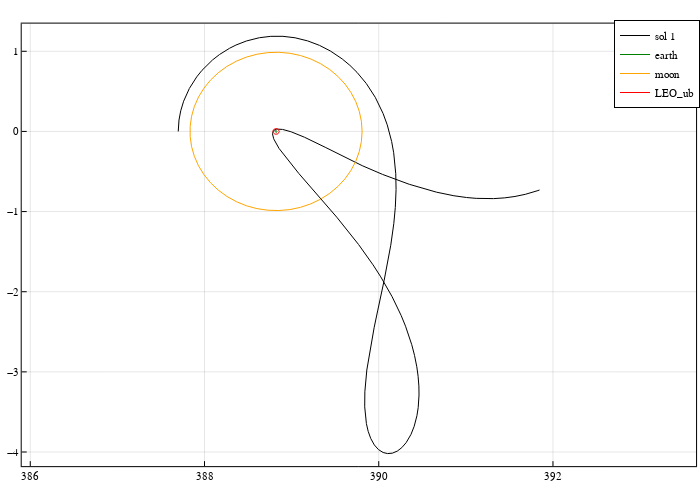

Source (notebook cell):
### Markdown cell above
### FOR loop for the database generation

### Code cell
ptraj = plot(size=(700,500), frame_style=:box, aspect_ratio=:equal, grid=0.2)

for i in 1:size(grids)[1]
    prob = remake(prob_base, u0=grids[i][5], p=[param3b.mu2, param3b.mus, param3b.as, pi - grids[i][4], param3b.oml, param3b.omb, 0.0, 0.0, 0.0, 0.0, 0.0])
    sol = SailorMoon.integrate_rk4(prob, 0.001, cbs)
    plot!(ptraj, hcat(sol.u...)[1,:], hcat(sol.u...)[2,:], color=:black, label="sol $i")

    if sol.t[end] > -tof_bck
        plot!(ptraj, hcat(sol.u...)[1,:], hcat(sol.u...)[2,:], color=:black, label="sol $i")
        
    end
end
    
moon = plot_circle(1-param3b.mu2, param3b.as , 0.0)
earth = plot_circle(param3b.mu2, param3b.as, 0.0)
LEO_ub = plot_circle(3*param3b.mu2, param3b.as, 0.0)

# plot!(ptraj, hcat(sol_bck.u...)[1,:], hcat(sol_bck.u...)[2,:], color=:deeppink, label="RK4")
# plot!(ptraj, Array(sol)[1,:], Array(sol)[2,:], color=:blue, linewidth=1.0, label="sol", linestyle=:solid)

plot!(ptraj, earth[1,:], earth[2,:], c=:green, lw=1.0, label="earth")
plot!(ptraj, moon[1,:], moon[2,:], c=:orange, lw=1.0, label="moon")
plot!(ptraj, LEO_ub[1,:], LEO_ub[2,:], c=:red, lw=1.0, label="LEO_ub")

ptraj

### Figure 1 — Plotly figure (JSON) as saved in the notebook; plotly's stock layout.template omitted (floating-point values rounded to 4 significant figures; data arrays with more than 128 entries replaced by an {"elided": "..."} marker saying what was removed)
{"data": [{"colorbar": {"title": ""}, "legendgroup": "sol 1", "line": {"color": "rgba(0, 0, 0, 1.000)", "dash": "solid", "shape": "linear", "width": 1}, "mode": "lines", "name": "sol 1", "showlegend": true, "type": "scatter", "x": {"elided": "27598 float values"}, "xaxis": "x", "y": {"elided": "27598 float values"}, "yaxis": "y", "zmax": null, "zmin": null}, {"colorbar": {"title": ""}, "legendgroup": "earth", "line": {"color": "rgba(0, 128, 0, 1.000)", "dash": "solid", "shape": "linear", "width": 1}, "mode": "lines", "name": "earth", "showlegend": true, "type": "scatter", "x": [388.8, 388.8, 388.8, 388.8, 388.8, 388.8, 388.8, 388.8, 388.8, 388.8, 388.8, 388.8, 388.8, 388.8, 388.8, 388.8, 388.8, 388.8, 388.8, 388.8, 388.8, 388.8, 388.8, 388.8, 388.8, 388.8, 388.8, 388.8, 388.8, 388.8, 388.8, 388.8, 388.8, 388.8, 388.8, 388.8, 388.8, 388.8, 388.8, 388.8, 388.8, 388.8, 388.8, 388.8, 388.8, 388.8, 388.8, 388.8, 388.8, 388.8], "xaxis": "x", "y": [0, 0.001554, 0.003082, 0.00456, 0.005963, 0.007267, 0.008453, 0.0095, 0.01039, 0.01111, 0.01165, 0.01199, 0.01214, 0.01209, 0.01185, 0.0114, 0.01077, 0.009966, 0.008995, 0.007876, 0.006629, 0.005272, 0.003829, 0.002323, 0.0007785, -0.0007785, -0.002323, -0.003829, -0.005272, -0.006629, -0.007876, -0.008995, -0.009966, -0.01077, -0.0114, -0.01185, -0.01209, -0.01214, -0.01199, -0.01165, -0.01111, -0.01039, -0.0095, -0.008453, -0.007267, -0.005963, -0.00456, -0.003082, -0.001554, -2.976e-18], "yaxis": "y", "zmax": null, "zmin": null}, {"colorbar": {"title": ""}, "legendgroup": "moon", "line": {"color": "rgba(255, 165, 0, 1.000)", "dash": "solid", "shape": "linear", "width": 1}, "mode": "lines", "name": "moon", "showlegend": true, "type": "scatter", "x": [389.8, 389.8, 389.8, 389.7, 389.7, 389.6, 389.5, 389.4, 389.3, 389.2, 389.1, 389.0, 388.9, 388.7, 388.6, 388.5, 388.4, 388.3, 388.2, 388.1, 388.0, 387.9, 387.9, 387.9, 387.8, 387.8, 387.9, 387.9, 387.9, 388.0, 388.1, 388.2, 388.3, 388.4, 388.5, 388.6, 388.7, 388.9, 389.0, 389.1, 389.2, 389.3, 389.4, 389.5, 389.6, 389.7, 389.7, 389.8, 389.8, 389.8], "xaxis": "x", "y": [0, 0.1263, 0.2506, 0.3707, 0.4848, 0.5908, 0.6872, 0.7723, 0.8448, 0.9033, 0.947, 0.9752, 0.9873, 0.9833, 0.9631, 0.9271, 0.8758, 0.8102, 0.7313, 0.6404, 0.5389, 0.4286, 0.3113, 0.1888, 0.06329, -0.06329, -0.1888, -0.3113, -0.4286, -0.5389, -0.6404, -0.7313, -0.8102, -0.8758, -0.9271, -0.9631, -0.9833, -0.9873, -0.9752, -0.947, -0.9033, -0.8448, -0.7723, -0.6872, -0.5908, -0.4848, -0.3707, -0.2506, -0.1263, -2.42e-16], "yaxis": "y", "zmax": null, "zmin": null}, {"colorbar": {"title": ""}, "legendgroup": "LEO_ub", "line": {"color": "rgba(255, 0, 0, 1.000)", "dash": "solid", "shape": "linear", "width": 1}, "mode": "lines", "name": "LEO_ub", "showlegend": true, "type": "scatter", "x": [388.9, 388.9, 388.9, 388.9, 388.9, 388.9, 388.8, 388.8, 388.8, 388.8, 388.8, 388.8, 388.8, 388.8, 388.8, 388.8, 388.8, 388.8, 388.8, 388.8, 388.8, 388.8, 388.8, 388.8, 388.8, 388.8, 388.8, 388.8, 388.8, 388.8, 388.8, 388.8, 388.8, 388.8, 388.8, 388.8, 388.8, 388.8, 388.8, 388.8, 388.8, 388.8, 388.8, 388.8, 388.9, 388.9, 388.9, 388.9, 388.9, 388.9], "xaxis": "x", "y": [0, 0.004661, 0.009246, 0.01368, 0.01789, 0.0218, 0.02536, 0.0285, 0.03117, 0.03333, 0.03495, 0.03598, 0.03643, 0.03628, 0.03554, 0.03421, 0.03232, 0.0299, 0.02698, 0.02363, 0.01989, 0.01582, 0.01149, 0.006968, 0.002335, -0.002335, -0.006968, -0.01149, -0.01582, -0.01989, -0.02363, -0.02698, -0.0299, -0.03232, -0.03421, -0.03554, -0.03628, -0.03643, -0.03598, -0.03495, -0.03333, -0.03117, -0.0285, -0.02536, -0.0218, -0.01789, -0.01368, -0.009246, -0.004661, -8.928e-18], "yaxis": "y", "zmax": null, "zmin": null}], "layout": {"annotations": [], "height": 500, "legend": {"bgcolor": "rgba(255, 255, 255, 1.000)", "bordercolor": "rgba(0, 0, 0, 1.000)", "borderwidth": 1, "font": {"color": "rgba(0, 0, 0, 1.000)", "family": "sans-serif", "size": 11}, "title": {"font": {"color": "rgba(0, 0, 0, 1.000)", "family": "sans-serif", "size": 15}, "text": ""}, "tracegroupgap": 0, "traceorder": "normal", "x": 1, "xanchor": "auto", "y": 1, "yanchor": "auto"}, "margin": {"b": 20, "l": 0, "r": 0, "t": 20}, "paper_bgcolor": "rgba(255, 255, 255, 1.000)", "plot_bgcolor": "rgba(255, 255, 255, 1.000)", "showlegend": true, "width": 700, "xaxis": {"anchor": "y", "domain": [0.03102, 0.9944], "gridcolor": "rgba(0, 0, 0, 0.200)", "gridwidth": 0.5, "linecolor": "rgba(0, 0, 0, 1.000)", "mirror": true, "range": [385.9, 393.6], "showgrid": true, "showline": true, "showticklabels": true, "tickangle": 0, "tickcolor": "rgb(0, 0, 0)", "tickfont": {"color": "rgba(0, 0, 0, 1.000)", "family": "sans-serif", "size": 11}, "tickmode": "array", "ticks": "inside", "ticktext": ["386", "388", "390", "392"], "tickvals": [386, 388, 390, 392], "title": "", "titlefont": {"color": "rgba(0, 0, 0, 1.000)", "family": "sans-serif", "size": 15}, "type": "-", "visible": true, "zeroline": false, "zerolinecolor": "rgba(0, 0, 0, 1.000)"}, "yaxis": {"anchor": "x", "domain": [0.0301, 0.9921], "gridcolor": "rgba(0, 0, 0, 0.200)", "gridwidth": 0.5, "linecolor": "rgba(0, 0, 0, 1.000)", "mirror": true, "range": [-4.176, 1.345], "showgrid": true, "showline": true, "showticklabels": true, "tickangle": 0, "tickcolor": "rgb(0, 0, 0)", "tickfont": {"color": "rgba(0, 0, 0, 1.000)", "family": "sans-serif", "size": 11}, "tickmode": "array", "ticks": "inside", "ticktext": ["−4", "−3", "−2", "−1", "0", "1"], "tickvals": [-4, -3, -2, -1, 0, 1], "title": "", "titlefont": {"color": "rgba(0, 0, 0, 1.000)", "family": "sans-serif", "size": 15}, "type": "-", "visible": true, "zeroline": false, "zerolinecolor": "rgba(0, 0, 0, 1.000)"}}}
